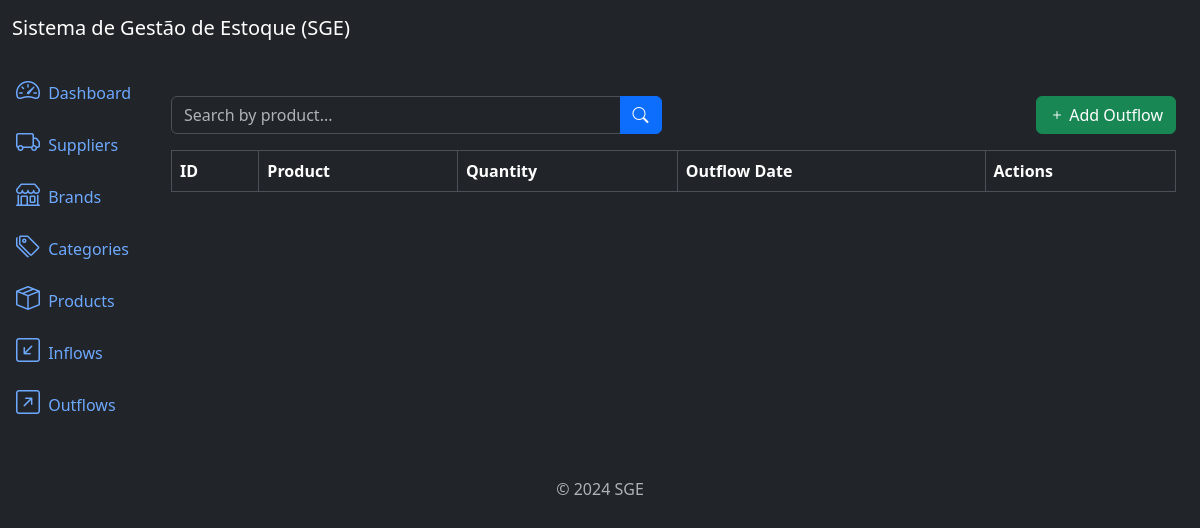
Before: /outflows/list/ with the older database file.
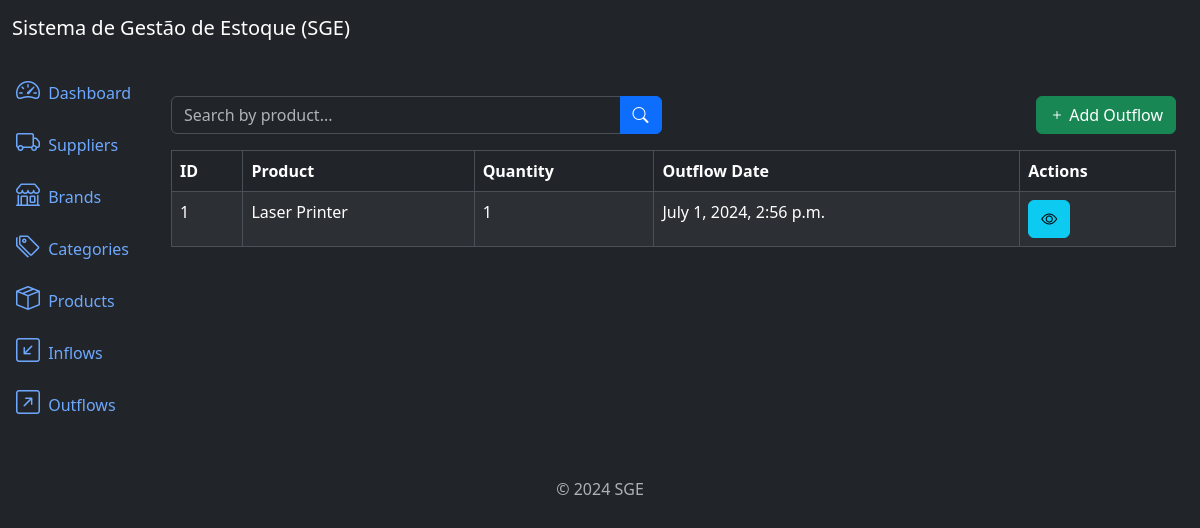
After: the same page with the newer database file.
### outflows/models.py (models this page shows, shortened)
class Outflow(models.Model):
    product = models.ForeignKey(Product, on_delete=models.PROTECT, related_name='outflows')
    quantity = models.IntegerField()
    description = models.TextField(null=True, blank=True)
    created_at = models.DateTimeField(auto_now_add=True)
    updated_at = models.DateTimeField(auto_now=True)
    class Meta:
        ordering = ['-created_at']

### products/models.py (models this page shows)
class Product(models.Model):
    title = models.CharField(max_length=500)
    category = models.ForeignKey(Category, on_delete=models.PROTECT, related_name='products')  # Protect block to delete a category that has 1 prod
    brand = models.ForeignKey(Brand, on_delete=models.PROTECT, related_name="products")
    description = models.TextField(null=True, blank=True)
    serie_number = models.CharField(max_length=200, null=True, blank=True)
    cost_price = models.DecimalField(max_digits=20, decimal_places=2)
    selling_price = models.DecimalField(max_digits=20, decimal_places=2)
    quantity = models.IntegerField(default=0)
    created_at = models.DateTimeField(auto_now_add=True)
    updated_at = models.DateTimeField(auto_now=True)
    class Meta:
        ordering = ['title']
    def __str__(self):
        return self.title

### outflows/views.py (the view)
# urls.py: path('outflows/list/', views.OutflowListView.as_view(), name='outflow_list'),
class OutflowListView(ListView):
    model = models.Outflow
    template_name = 'outflow_list.html'
    context_object_name = 'outflows'  # object will be send to template
    paginate_by = 10
    def get_queryset(self):
        queryset = super().get_queryset()  # return all registers
        product = self.request.GET.get('product')
        if product:
            queryset = queryset.filter(product__title__icontains=product)
        return queryset

### outflows/templates/outflow_list.html (shortened to what this page needs)
{% extends 'base.html' %}
{% block content %}
<div class="row mb-3">
    <div class="col-md-6">
        <form method="get" action="{% url 'outflow_list' %}">
            <div class="input-group">
                <input type="text" class="form-control" name="product" placeholder="Search by product..." value="{{ request.GET.product }}">
                <button type="submit" class="btn btn-primary">
                    <i class="bi bi-search"></i>
                </button>
            </div>
        </form>
    </div>
    <div class="col-md-6">
        <a href="{% url 'outflow_create' %}" class="btn btn-success float-end">
            <i class="bi bi-plus"></i> Add Outflow
        </a>
    </div>
</div>
<div class="table-responsive">
    <table class="table table-striped table-bordered">
        <thead class="thead-dark">
            <tr>
                <th>ID</th>
                <th>Product</th>
                <th>Quantity</th>
                <th>Outflow Date</th>
                <th>Actions</th>
            </tr>
        </thead>
        <tbody>
            {% for outflow in outflows %}
                <tr>
                    <td>{{ outflow.id }}</td>
                    <td>{{ outflow.product }}</td>
                    <td>{{ outflow.quantity }}</td>
                    <td>{{ outflow.created_at }}</td>
                    <td>
                        <a href="{% url 'outflow_detail' outflow.id %}" class="btn btn-info btn-small">
                            <i class="bi bi-eye"></i>
                        </a>
                    </td>
                </tr>
            {% endfor %}
        </tbody>
    </table>
</div>
{% endblock %}

Changed rows visible on the page:
added Outflow: id "1", product "Laser Printer", quantity "1", created_at "July 1, 2024, 2:56 p.m."
